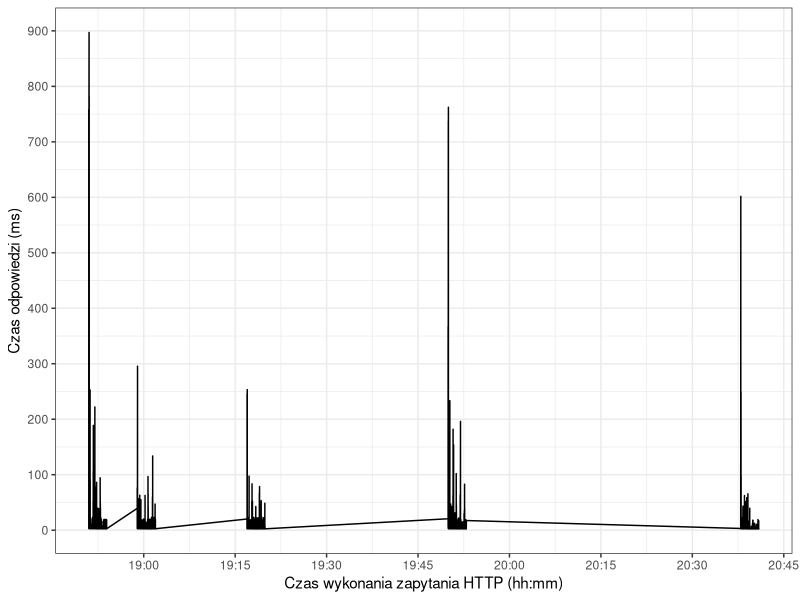

Recreate this plot in R.
library("ggplot2")
library("scales")

png(filename="aws-coldagain-java.png", width=800, height=600)

dat = read.csv("data.csv")
dat$timestamp = as.POSIXct(dat$timestamp, format = "%Y-%m-%dT%H:%M:%S")

ggplot(data=dat, aes(timestamp)) +
geom_line(aes(y = duration)) +
theme_bw() +
scale_x_datetime(labels = date_format("%H:%M"), breaks = pretty_breaks(n=10)) +
scale_y_continuous(breaks=pretty_breaks(n=10)) +
labs(x = "Czas wykonania zapytania HTTP (hh:mm)", y = "Czas odpowiedzi (ms)")
